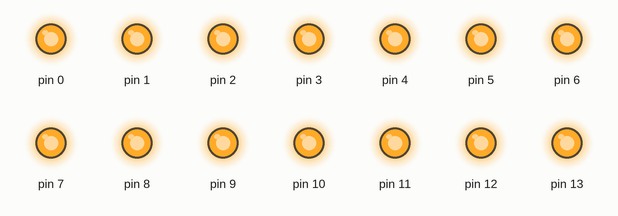
This sketch was run on a simulated Arduino Uno, built with avr-gcc and run on an emulated ATmega328P. Shown: output pins drawn as LEDs (lit = HIGH).

Above: at 0.1 s.
Timing chart, 0 to 1.6 s (numbered marks = the images above):
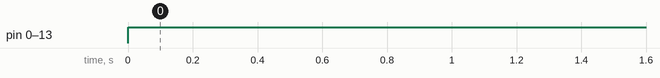

The sketch:

ALLPINSCHECK.ino
```cpp
void setup(){
  for(int i = 0; i <= 13; i++)
    pinMode(i,OUTPUT);
}
void loop(){
  for(int i = 0; i <= 13; i++)
    digitalWrite(i,HIGH);
}
```

Measured:
- by itself, pin 0–13: LOW → HIGH at 0.00 s
